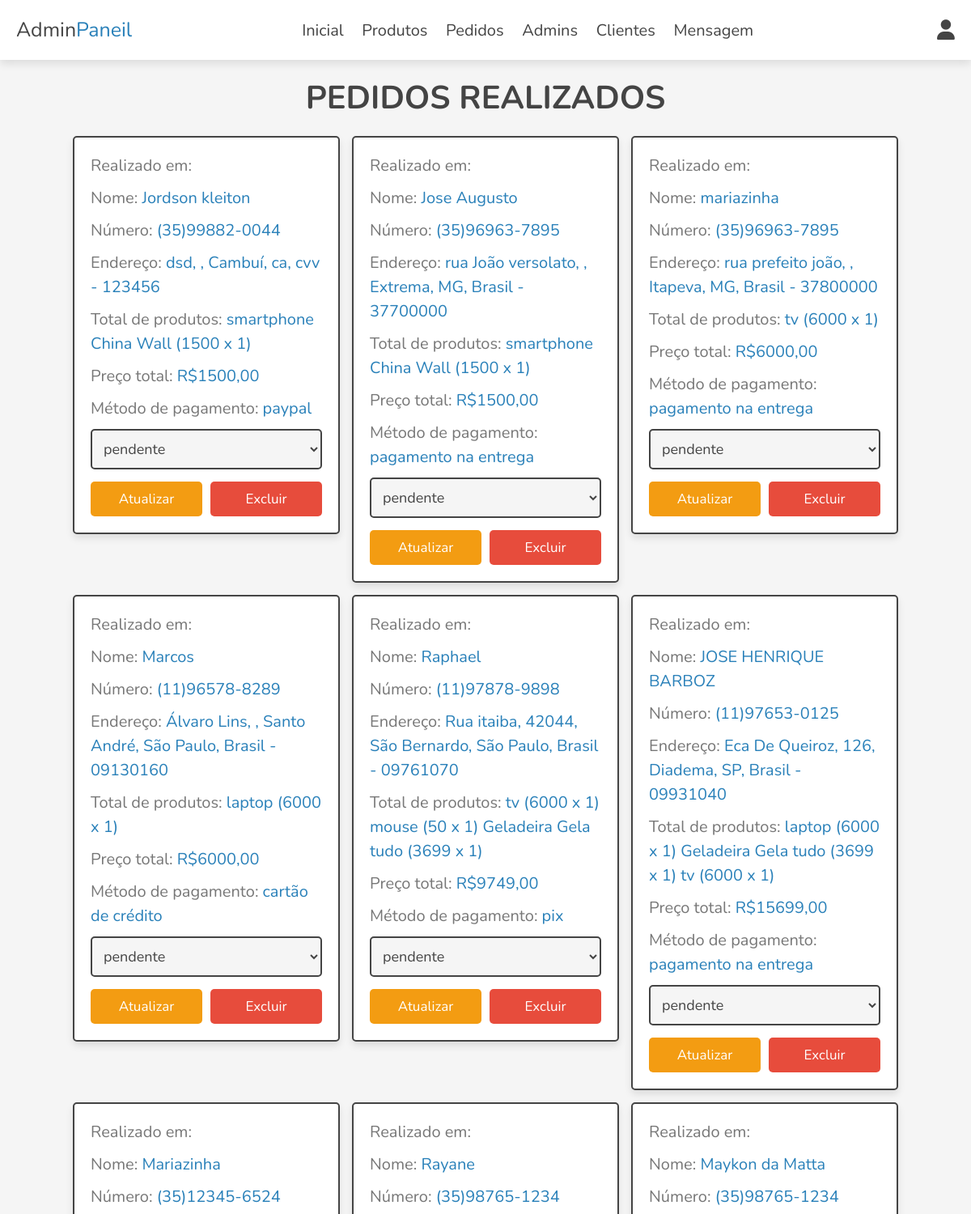
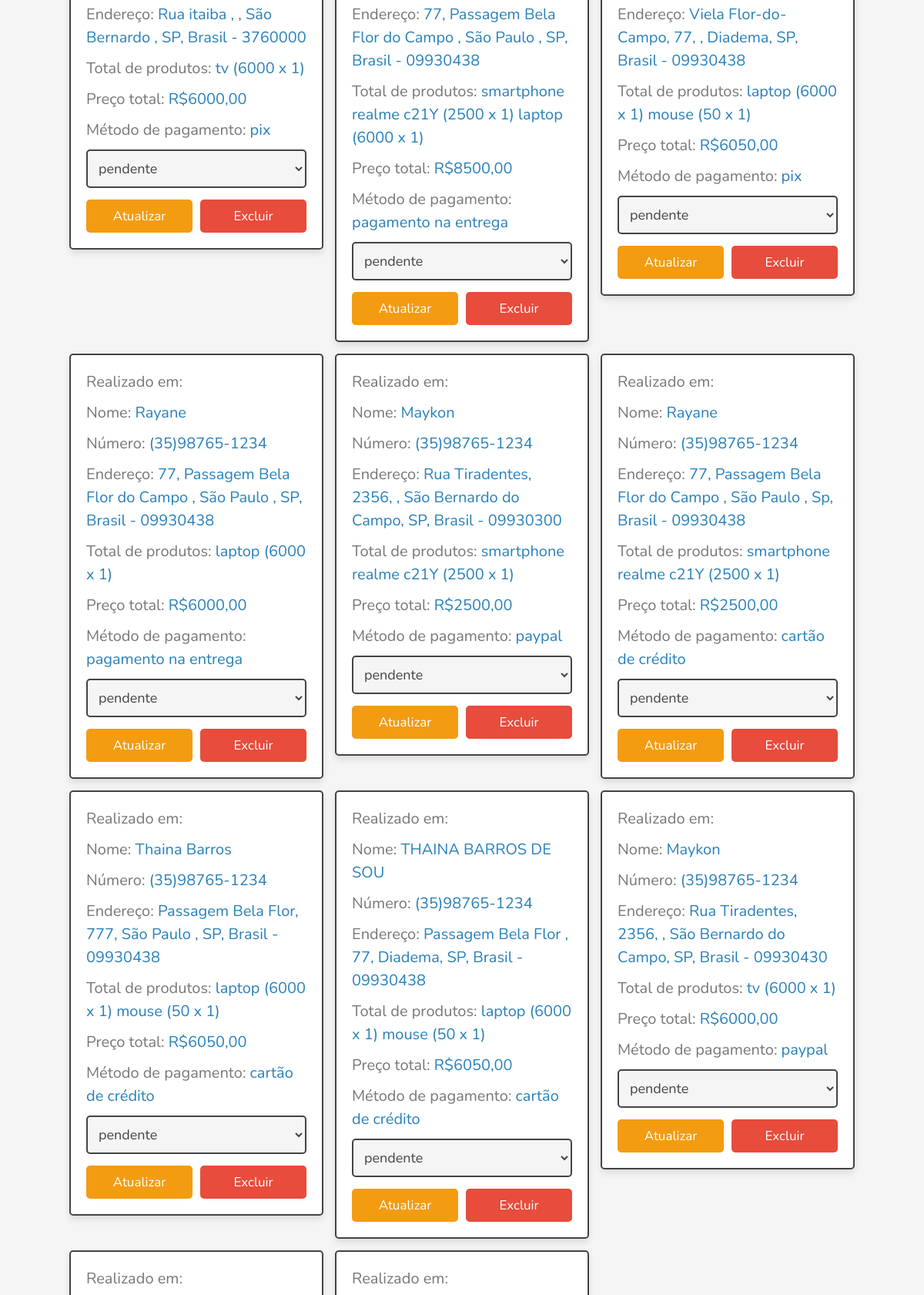
The page /admin/pedidos_colocados.php (signed in, upper part) on the database its author committed (2 pictures, top to bottom).
### tables this page shows
CREATE TABLE `pedidos` (
  `id` int(10) NOT NULL,
  `user_id` int(10) NOT NULL,
  `nome` varchar(20) NOT NULL,
  `numero` varchar(20) NOT NULL,
  `email` varchar(50) NOT NULL,
  `metodo` varchar(50) NOT NULL,
  `endereco` varchar(500) NOT NULL,
  `total_prod` varchar(100) NOT NULL,
  `total_preco` int(10) NOT NULL,
  `pagamento_status` varchar(20) NOT NULL DEFAULT 'pendente',
  `data` datetime DEFAULT NULL
);

### admin/pedidos_colocados.php (the view, shortened to what this page needs)
<?php
include '../components/connect.php';
?>
<!DOCTYPE html>
<html lang="pt-br">
<head>
    <link rel="stylesheet" href="https://cdnjs.cloudflare.com/ajax/libs/font-awesome/6.1.1/css/all.min.css">
    <link rel="stylesheet" href="../css/admin_style.css">
</head>
<body>
<?php include '../components/admin_top.php'; ?>
<section class="orders">
    <h1 class="heading">Pedidos realizados</h1>
    <div class="box-container">
        <?php
        $select_orders = $conn->prepare("SELECT * FROM `pedidos`");
        $select_orders->execute();
        if ($select_orders->rowCount() > 0) {
            while ($fetch_orders = $select_orders->fetch(PDO::FETCH_ASSOC)) {
                ?>
                <div class="box">
                    <p>Realizado em: <span><?= $fetch_orders['data']; ?></span></p>
                    <p>Nome: <span><?= $fetch_orders['nome']; ?></span></p>
                    <p>Número: <span><?= $fetch_orders['numero']; ?></span></p>
                    <p>Endereço: <span><?= $fetch_orders['endereco']; ?></span></p>
                    <p>Total de produtos: <span><?= $fetch_orders['total_prod']; ?></span></p>
                    <p>Preço total: <span>R$<?= $fetch_orders['total_preco']; ?>,00</span></p>
                    <p>Método de pagamento: <span><?= $fetch_orders['metodo']; ?></span></p>
                    <form action="" method="post">
                        <select name="payment_status" class="select">
                            <option selected disabled><?= $fetch_orders['pagamento_status']; ?></option>
                        </select>
                        <div class="flex-btn">
                            <input type="submit" value="Atualizar" class="option-btn" name="update_payment">
                            <a href="pedidos_colocados.php?delete=<?= $fetch_orders['id']; ?>" class="delete-btn" onclick="return confirm('Excluir este pedido?');">Excluir</a>
                        </div>
                    </form>
                </div>
                <?php
            }
        } else {
            echo '<p class="empty">Nenhum pedido realizado ainda!</p>';
        }
        ?>
    </div>
</section>
</body>
</html>

### css/admin_style.css (style rules this page uses)
:root { --main-color:#2980b9; --orange:#f39c12; --red:#e74c3c; --black:#444; --white:#fff; --light-color:#777; --light-bg:#f5f5f5; --border:.2rem solid var(--black); --box-shadow:0 .5rem 1rem rgba(0,0,0,.1); }
* { font-family: 'Nunito', sans-serif; margin:0; padding:0; box-sizing: border-box; outline: none; border:none; text-decoration: none; }
html { font-size: 62.5%; overflow-x: hidden; }
body { background-color: var(--light-bg); }
section { padding:2rem; max-width: 1200px; margin:0 auto; }
.heading { font-size: 4rem; color:var(--black); margin-bottom: 2rem; text-align: center; text-transform: uppercase; }
.btn, .delete-btn, .option-btn { display: block; width: 100%; margin-top: 1rem; border-radius: .5rem; padding:1rem 3rem; font-size: 1.7rem; text-transform: capitalize; color:var(--white); cursor: pointer; text-align: center; }
.option-btn { background-color: var(--orange); }
.delete-btn { background-color: var(--red); }
.flex-btn { display: flex; gap:1rem; }
.orders .box-container { display: grid; grid-template-columns: repeat(auto-fit, 33rem); gap:1.5rem; align-items: flex-start; justify-content: center; }
.orders .box-container .box { padding:2rem; padding-top: 1rem; border-radius: .5rem; border:var(--border); background-color: var(--white); box-shadow: var(--box-shadow); }
.orders .box-container .box p { line-height: 1.5; font-size: 2rem; color:var(--light-color); margin:1rem 0; }
.orders .box-container .box p span { color:var(--main-color); }
.orders .box-container .select { margin-bottom: .5rem; width: 100%; background-color: var(--light-bg); padding:1rem; font-size: 1.8rem; color:var(--black); border-radius: .5rem; border:var(--border); }

### rows shown on the page
pedidos: nome "Jordson kleiton", numero "(35)99882-0044", endereco "dsd, , Cambuí, ca, cvv - 123456", total_prod "smartphone China Wall (1500 x 1)", total_preco "1500", metodo "paypal", payment_status "pendente"
pedidos: nome "Jose Augusto", numero "(35)96963-7895", endereco "rua João versolato, , Extrema, MG, Brasil - 37700000", total_prod "smartphone China Wall (1500 x 1)", total_preco "1500", metodo "pagamento na entrega", payment_status "pendente"
pedidos: nome "mariazinha", numero "(35)96963-7895", endereco "rua prefeito joão, , Itapeva, MG, Brasil - 37800000", total_prod "tv (6000 x 1)", total_preco "6000", metodo "pagamento na entrega", payment_status "pendente"
pedidos: nome "Marcos", numero "(11)96578-8289", endereco "Álvaro Lins, , Santo André, São Paulo, Brasil - 09130160", total_prod "laptop (6000 x 1)", total_preco "6000", metodo "cartão de crédito", payment_status "pendente"
pedidos: nome "Raphael", numero "(11)97878-9898", endereco "Rua itaiba, 42044, São Bernardo, São Paulo, Brasil - 09761070", total_prod "tv (6000 x 1) mouse (50 x 1) Geladeira Gela tudo (3699 x 1)", total_preco "9749", metodo "pix", payment_status "pendente"
pedidos: nome "JOSE HENRIQUE BARBOZ", numero "(11)97653-0125", endereco "Eca De Queiroz, 126, Diadema, SP, Brasil - 09931040", total_prod "laptop (6000 x 1) Geladeira Gela tudo (3699 x 1) tv (6000 x 1)", total_preco "15699", metodo "pagamento na entrega", payment_status "pendente"
pedidos: nome "Mariazinha", numero "(35)12345-6524", endereco "Rua itaiba , , São Bernardo , SP, Brasil - 3760000", total_prod "tv (6000 x 1)", total_preco "6000", metodo "pix", payment_status "pendente"
pedidos: nome "Rayane", numero "(35)98765-1234", endereco "77, Passagem Bela Flor do Campo , São Paulo , SP, Brasil - 09930438", total_prod "smartphone realme c21Y (2500 x 1) laptop (6000 x 1)", total_preco "8500", metodo "pagamento na entrega", payment_status "pendente"
pedidos: nome "Maykon da Matta", numero "(35)98765-1234", endereco "Viela Flor-do-Campo, 77, , Diadema, SP, Brasil - 09930438", total_prod "laptop (6000 x 1) mouse (50 x 1)", total_preco "6050", metodo "pix", payment_status "pendente"
pedidos: nome "Rayane", numero "(35)98765-1234", endereco "77, Passagem Bela Flor do Campo , São Paulo , SP, Brasil - 09930438", total_prod "laptop (6000 x 1)", total_preco "6000", metodo "pagamento na entrega", payment_status "pendente"
pedidos: nome "Maykon", numero "(35)98765-1234", endereco "Rua Tiradentes, 2356, , São Bernardo do Campo, SP, Brasil - 09930300", total_prod "smartphone realme c21Y (2500 x 1)", total_preco "2500", metodo "paypal", payment_status "pendente"
pedidos: nome "Rayane", numero "(35)98765-1234", endereco "77, Passagem Bela Flor do Campo , São Paulo , Sp, Brasil - 09930438", total_prod "smartphone realme c21Y (2500 x 1)", total_preco "2500", metodo "cartão de crédito", payment_status "pendente"
pedidos: nome "Thaina Barros", numero "(35)98765-1234", endereco "Passagem Bela Flor, 777, São Paulo , SP, Brasil - 09930438", total_prod "laptop (6000 x 1) mouse (50 x 1)", total_preco "6050", metodo "cartão de crédito", payment_status "pendente"
pedidos: nome "THAINA BARROS DE SOU", numero "(35)98765-1234", endereco "Passagem Bela Flor , 77, Diadema, SP, Brasil - 09930438", total_prod "laptop (6000 x 1) mouse (50 x 1)", total_preco "6050", metodo "cartão de crédito", payment_status "pendente"
pedidos: nome "Maykon", numero "(35)98765-1234", endereco "Rua Tiradentes, 2356, , São Bernardo do Campo, SP, Brasil - 09930430", total_prod "tv (6000 x 1)", total_preco "6000", metodo "paypal", payment_status "pendente"
